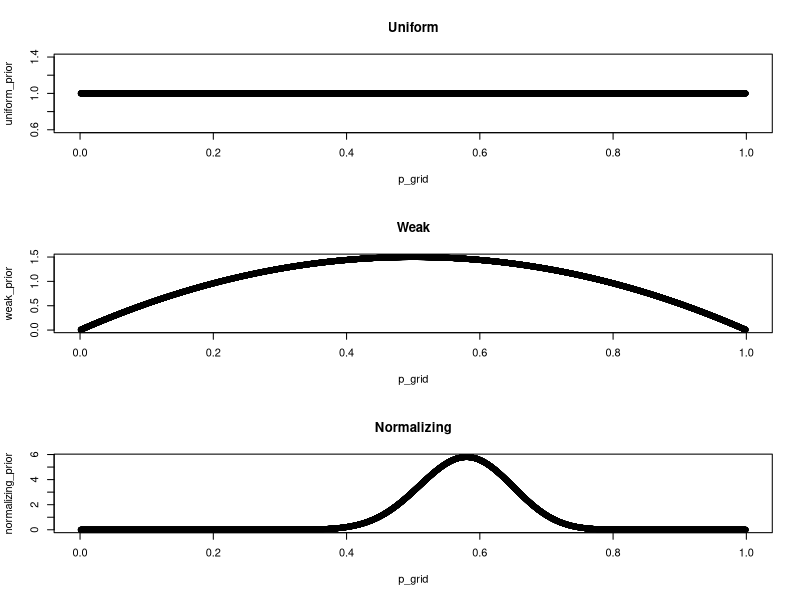

Here is the R script that generated this plot: (Note: this script raises an error after producing the figure.)
# Q: Where should I see Blade Runner 2049?
# https://www.google.com/search?q=blade+runner+2049+columbia+sc&oq=blade+runner+2049+columbia+sc&gs_l

## setup ----
# libraries
library(tidyverse)
library(ggridges)

# grid
N <- 1e4
p_grid <- seq(0.001, 0.999, len = N)

# priors
uniform_prior <- rep(1, N)
weak_prior <- dbeta(p_grid, 2, 2)
normalizing_prior <- dbeta(p_grid, 30, 22)

par(mfrow = c(3, 1))
plot(p_grid, uniform_prior, main = 'Uniform')
plot(p_grid, weak_prior, main = 'Weak')
plot(p_grid, normalizing_prior, main = 'Normalizing')
par(mfrow = c(1, 1))

# grid approximation
grid_approx <- function(mu, n, prior, ...) {
  a <- mu * n
  b <- (1-mu) * n
  likelihood <- dbeta(p_grid, round(a) + 1, round(b) + 1)
  unstd.posterior <- prior * likelihood
  posterior <- unstd.posterior %>% {. / sum(.)}
  samples <- sample(p_grid, prob = posterior, size = N, replace = T)
  return(samples)
}

## data ----
df <- tibble::frame_data(
    ~rank, ~br, ~theater, ~mu, ~n,
    1, F, "nick",                     .94, 116,
    2, T, "regal columbia cinema 7",  .78,  85,
    3, T, "amc dutch square 14",      .84, 160,
    4, F, "amc classic columbia 10",  .80, 162,
    5, F, "regal columbia grande 14", .88, 318,
    6, F, "spotlight st andrews",     .90, 267,
    7, T, "amc harbison 14",          .78, 159,
    8, F, "carver",                  1.00,   1,
    9, F, "fort jackson",             .78,  59,
   10, T, "regal sandhill 16",        .80, 306
)

## viz ----
s <- df %>% 
  group_by(theater) %>%
  # do(data.frame(samples = grid_approx(.$mu, .$n, uniform_prior))) %>%
  # do(data.frame(samples = grid_approx(.$mu, .$n, weak_prior))) %>%
  do(data.frame(samples = grid_approx(.$mu, .$n, normalizing_prior))) %>%
  ungroup %>%
  inner_join(df %>% select(rank, br, theater), .) %>%
  filter(br) 

with(s, mean(samples[theater == 'amc dutch square 14'] >
             samples[theater == 'regal sandhill 16']))

with(s, hist(samples[theater == 'amc dutch square 14'] - 
             samples[theater == 'regal sandhill 16'], xlab = '', 
             main = '(dutch square 14) - (regal sandhill 16)'))
abline(v = 0, lty = 2, lwd = 3, col = 'red')

ggplot(s, aes(x = samples, y = reorder(theater, -rank))) +  
  geom_density_ridges(scale = 4, alpha = 0.7) + theme_ridges() + 
  scale_y_discrete(expand = c(0.01, 0)) +
  scale_x_continuous(expand = c(0, 0)) +
  labs(x = 'Density of samples from posterior', y = 'theater') +
  ggtitle('Bayesian Estimate of Google Reviews for Movie Theaters in Columbia',
          subtitle = 'Uniform Prior')
